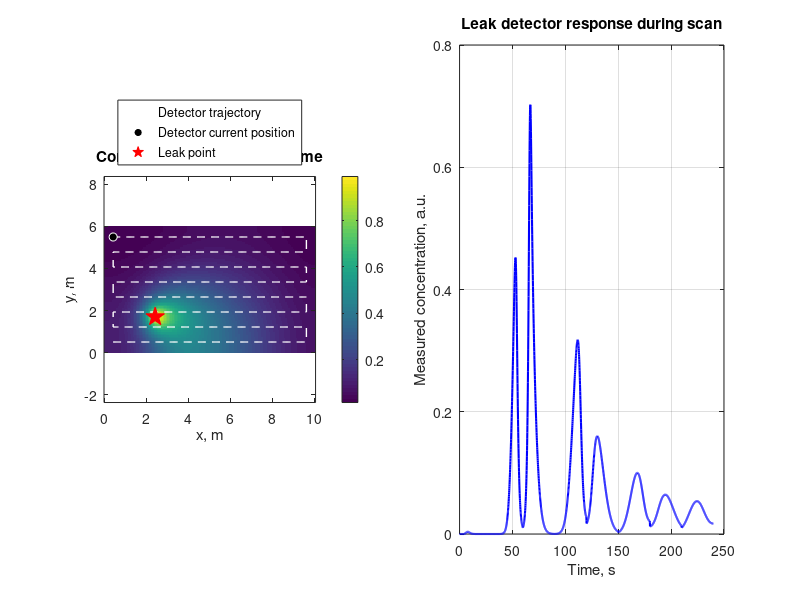

MATLAB code for this plot: (Note: this script raises an error after producing the figure.)
%% Leak detector simulation in a closed rectangular room
% Topic: concentration fields from a leak in an enclosed space.
% The model solves a 2D advection-diffusion equation with a point leak source
% and emulates a mobile leak detector that scans the room and records
% concentration versus time.

clear; clc; close all;

%% Geometry and grid
Lx = 10;                  % room length, m
Ly = 6;                   % room width, m
Nx = 140;                 % grid points along x
Ny = 84;                  % grid points along y
dx = Lx/(Nx-1);
dy = Ly/(Ny-1);
[x, y] = meshgrid(linspace(0, Lx, Nx), linspace(0, Ly, Ny));

%% Physical parameters
D  = 1.4e-2;              % effective diffusion coefficient, m^2/s
uX = 0.02;                % weak recirculation along x, m/s
uY = 0.00;                % m/s

% Stable time step (explicit scheme)
dt_diff = 0.25*min(dx^2, dy^2)/D;
dt_adv  = 0.45/min(max(abs(uX)/dx, 1e-12), max(abs(uY)/dy, 1e-12));
dt = min(dt_diff, dt_adv);
Tend = 240;               % simulation time, s
Nt = ceil(Tend/dt);

%% Leak source
xLeak = 2.4; yLeak = 1.7; % leak location, m
Q = 8.0;                  % source strength, concentration units / s
sigma = 0.22;             % source spread, m
src = exp(-((x-xLeak).^2 + (y-yLeak).^2)/(2*sigma^2));
src = src / sum(src(:));  % normalize for mesh-independent injection

%% Detector trajectory (serpentine scan)
scanLines = 8;
yLines = linspace(0.5, Ly-0.5, scanLines);
pathX = [];
pathY = [];
for k = 1:scanLines
    if mod(k,2)==1
        pathX = [pathX, linspace(0.4, Lx-0.4, 220)]; %#ok<AGROW>
    else
        pathX = [pathX, linspace(Lx-0.4, 0.4, 220)]; %#ok<AGROW>
    end
    pathY = [pathY, yLines(k)*ones(1,220)]; %#ok<AGROW>
end
pathT = linspace(0, Tend, numel(pathX));

%% Simulation fields
C = zeros(Ny, Nx);               % concentration map
sensorSignal = zeros(1, Nt);     % detector output
sensorX = interp1(pathT, pathX, linspace(0, Tend, Nt), 'linear', 'extrap');
sensorY = interp1(pathT, pathY, linspace(0, Tend, Nt), 'linear', 'extrap');

%% Time integration
for n = 1:Nt
    % Spatial derivatives
    dCdx = zeros(size(C)); dCdy = zeros(size(C));
    d2Cdx2 = zeros(size(C)); d2Cdy2 = zeros(size(C));

    dCdx(:,2:end-1) = (C(:,3:end)-C(:,1:end-2))/(2*dx);
    dCdy(2:end-1,:) = (C(3:end,:)-C(1:end-2,:))/(2*dy);

    d2Cdx2(:,2:end-1) = (C(:,3:end)-2*C(:,2:end-1)+C(:,1:end-2))/dx^2;
    d2Cdy2(2:end-1,:) = (C(3:end,:)-2*C(2:end-1,:)+C(1:end-2,:))/dy^2;

    % PDE: dC/dt = D*Laplace(C) - u·grad(C) + Q*src
    C = C + dt*(D*(d2Cdx2+d2Cdy2) - uX*dCdx - uY*dCdy + Q*src);

    % Impermeable walls (zero normal gradient)
    C(:,1)   = C(:,2);
    C(:,end) = C(:,end-1);
    C(1,:)   = C(2,:);
    C(end,:) = C(end-1,:);

    % Detector reading (bilinear interpolation)
    sx = sensorX(n); sy = sensorY(n);
    i = min(max(floor(sx/dx)+1,1),Nx-1);
    j = min(max(floor(sy/dy)+1,1),Ny-1);
    tx = (sx - (i-1)*dx)/dx;
    ty = (sy - (j-1)*dy)/dy;

    c00 = C(j,i);   c10 = C(j,i+1);
    c01 = C(j+1,i); c11 = C(j+1,i+1);
    sensorSignal(n) = (1-tx)*(1-ty)*c00 + tx*(1-ty)*c10 + (1-tx)*ty*c01 + tx*ty*c11;
end

time = (0:Nt-1)*dt;

%% Visualisation
figure('Color','w','Position',[80 80 1200 520]);

subplot(1,2,1);
imagesc([0 Lx],[0 Ly],C);
set(gca,'YDir','normal');
axis equal tight;
hold on;
plot(pathX, pathY, 'w--', 'LineWidth', 1.0);
plot(sensorX(end), sensorY(end), 'wo', 'MarkerFaceColor','k', 'MarkerSize', 6);
plot(xLeak, yLeak, 'rp', 'MarkerFaceColor','r', 'MarkerSize', 14);
colorbar;
xlabel('x, m'); ylabel('y, m');
title('Concentration field at final time');
legend({'Detector trajectory','Detector current position','Leak point'}, 'Location','northoutside');

subplot(1,2,2);
plot(time, sensorSignal, 'b-', 'LineWidth', 1.5);
grid on;
xlabel('Time, s'); ylabel('Measured concentration, a.u.');
title('Leak detector response during scan');

sgtitle('Simulation of leak localisation in enclosed space');
